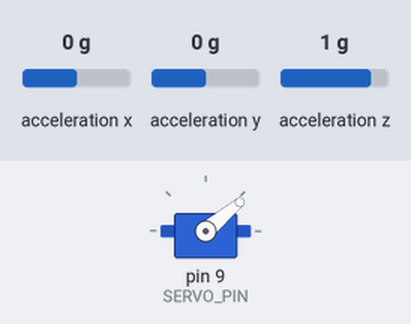
A sketch run on a simulated Arduino Uno, built with avr-gcc and run on an emulated ATmega328P. Shown: servo. Wiring (inferred from the names in the program): MPU-6050 motion sensor at I2C address 0x68. The inputs (shaded band) are chosen by the test bench; at power-on: acceleration x 0 g, acceleration y 0 g, acceleration z 1 g. What the sketch prints to the serial monitor is not drawn.

Above: at 0.05 s.
Timing chart, 0 to 3.0 s (numbered marks = the images above):
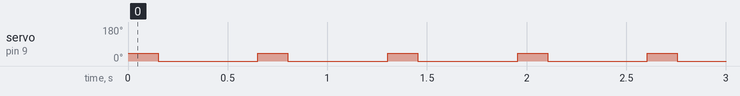

Measured:
- by itself, servo on pin 9 (SERVO_PIN): alternates 40° for 0.15 s and 0° for 0.50 s

The sketch:

tactile_sensor.ino
```cpp
#include <Wire.h>
#include <Servo.h>

#define MPU_ADDR 0x68
#define SERVO_PIN 9

Servo tapServo;

void setup() {
  Serial.begin(115200);
  Wire.begin();

  // Wake up MPU6050
  Wire.beginTransmission(MPU_ADDR);
  Wire.write(0x6B);
  Wire.write(0);
  Wire.endTransmission(true);

  tapServo.attach(SERVO_PIN);
  tapServo.write(0);   // initial position
}

void loop() {
  // Perform a simple tap
  tapServo.write(40);
  delay(150);
  tapServo.write(0);

  // Read accelerometer data
  Wire.beginTransmission(MPU_ADDR);
  Wire.write(0x3B); // ACCEL_XOUT_H
  Wire.endTransmission(false);
  Wire.requestFrom(MPU_ADDR, 6, true);

  int16_t ax = Wire.read() << 8 | Wire.read();
  int16_t ay = Wire.read() << 8 | Wire.read();
  int16_t az = Wire.read() << 8 | Wire.read();

  // Send raw data
  Serial.print(ax);
  Serial.print(",");
  Serial.print(ay);
  Serial.print(",");
  Serial.println(az);

  delay(500);
}
```
